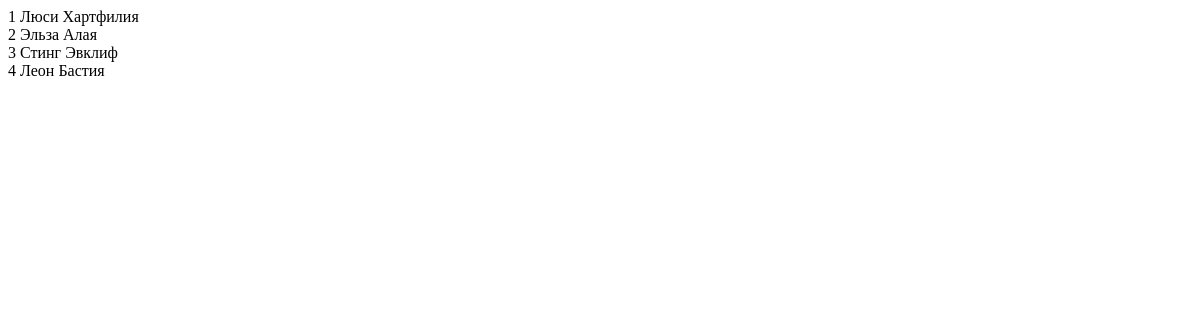
Before: / with the older database file.
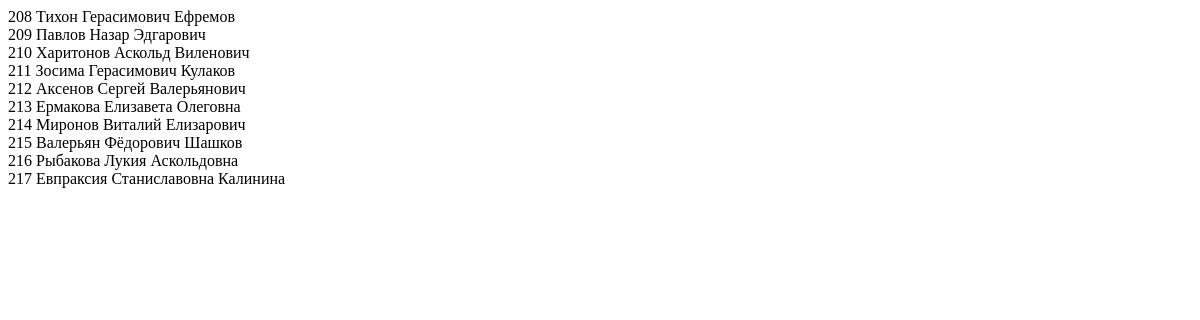
After: the same page with the newer database file.
### wizards/models.py (models this page shows, shortened)
class Wizard(models.Model):
  name = models.TextField("Имя")
  guild = models.ForeignKey("Guild", on_delete=models.CASCADE, null=True)
  team = models.ForeignKey("Team", on_delete=models.CASCADE, null=True, blank=True)
  picture = models.ImageField("Изображение", null=True, upload_to="wizards")
  class Meta:
    verbose_name = "Волшебник"
    verbose_name_plural = "Волшебники"

### wizards/views.py (the view)
# urls.py: path('', views.ShowWizardsView.as_view()),
class ShowWizardsView(TemplateView):
  template_name = "wizards/show_wizards.html"
  def get_context_data(self, **kwargs: any) -> dict[str, any]:
    context = super().get_context_data(**kwargs)
    context['wizards'] = Wizard.objects.all()
    return context

### templates/wizards/show_wizards.html (shortened to what this page needs)
<!DOCTYPE html>
<html lang="Ru">
<head>
</head>
<body>
  {% for w in wizards %}
  {{w.id}} {{w.name}}<br>
  {% endfor %}
</body>
</html>

Changed rows visible on the page:
removed Wizard: id "1", name "Люси Хартфилия"
removed Wizard: id "2", name "Эльза Алая"
removed Wizard: id "3", name "Стинг Эвклиф"
removed Wizard: id "4", name "Леон Бастия"
added Wizard: id "208", name "Тихон Герасимович Ефремов"
added Wizard: id "209", name "Павлов Назар Эдгарович"
added Wizard: id "210", name "Харитонов Аскольд Виленович"
added Wizard: id "211", name "Зосима Герасимович Кулаков"
added Wizard: id "212", name "Аксенов Сергей Валерьянович"
added Wizard: id "213", name "Ермакова Елизавета Олеговна"
added Wizard: id "214", name "Миронов Виталий Елизарович"
added Wizard: id "215", name "Валерьян Фёдорович Шашков"
added Wizard: id "216", name "Рыбакова Лукия Аскольдовна"
added Wizard: id "217", name "Евпраксия Станиславовна Калинина"
